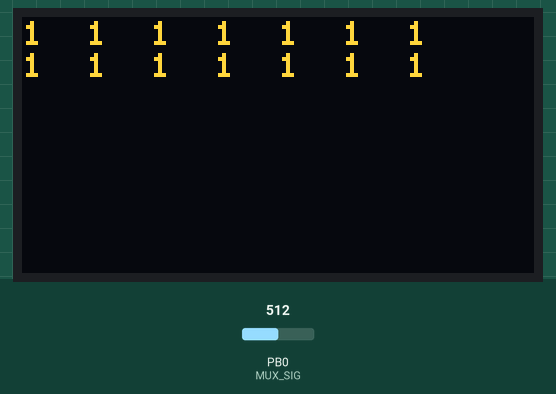
The sketch below on a simulated STM32 Blue Pill. Parts: 128×64 one-colour display. Inputs (shaded band) come from the test bench; at power-on: PB0 (MUX_SIG) = 512. The OLED is the two-colour kind (top 16 rows yellow); what the sketch prints to the serial monitor is not drawn.

Above: at 1.7 s.
1.8 s: PB0 (MUX_SIG) set to 122
At 2.6 s:
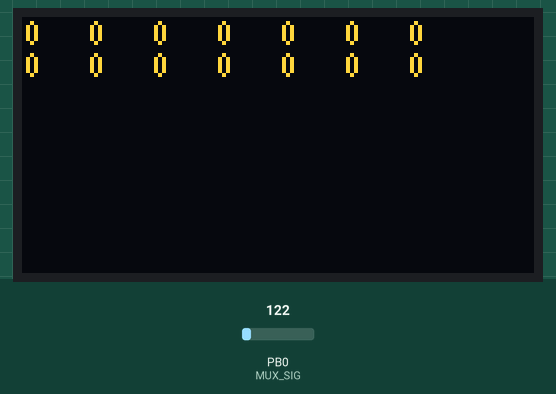
Timing chart, 0 to 4.8 s (numbered marks = the images above; inputs shaded):
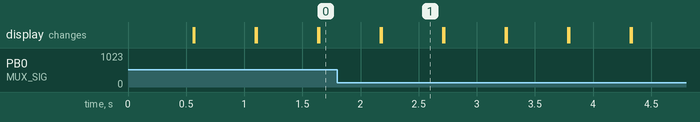

The sketch:

Sensor_Calibration.ino
```cpp
#include <U8x8lib.h>

// OLED Display
U8X8_SSD1306_128X64_NONAME_HW_I2C u8x8(/* reset=*/ U8X8_PIN_NONE);

// MUX control pins
#define MUX_S0  PB3
#define MUX_S1  PA15
#define MUX_S2  PA9
#define MUX_S3  PA10
#define MUX_SIG PB0

// Sensor arrays
int analog_read[14];
//int limit[14] = {700, 496, 419, 500, 565, 560, 950, 662, 395, 398, 1205, 550, 360, 570};
//int limit[14] = {180, 170, 160, 180, 180, 180, 190, 170, 170, 180, 220, 190, 180, 170};
int limit[14] = {200, 200, 220, 240, 240, 220, 250, 230, 220, 220, 300, 230, 210, 210};
int digital_read[14];

void setup() {
  Serial.begin(115200);

  // OLED Init
  u8x8.begin();
  u8x8.setFont(u8x8_font_5x7_f);

  // MUX control pins as output
  pinMode(MUX_S0, OUTPUT);
  pinMode(MUX_S1, OUTPUT);
  pinMode(MUX_S2, OUTPUT);
  pinMode(MUX_S3, OUTPUT);

  pinMode(MUX_SIG, INPUT);

  delay(500); // Startup delay
}

void loop() {
  readSensors();        // Read analog values
  convertToDigital();   // Convert to digital values based on individual limits
  displayOnOLED();      // Show digital values on OLED
  printSerial();        // Show both analog & digital values in Serial Monitor

  delay(500);
}

// Select MUX channel (0-15)
void selectMuxChannel(int channel) {
  digitalWrite(MUX_S0, channel & 0x01);
  digitalWrite(MUX_S1, (channel >> 1) & 0x01);
  digitalWrite(MUX_S2, (channel >> 2) & 0x01);
  digitalWrite(MUX_S3, (channel >> 3) & 0x01);
  delayMicroseconds(5);
}

// Read analog sensors from channel 1 to 14
void readSensors() {
  for (int i = 0; i < 14; i++) {
    selectMuxChannel(i + 1);  // Channel 1 to 14
    analog_read[i] = analogRead(MUX_SIG);
  }
}

// Convert analog values to digital values using individual limits
void convertToDigital() {
  for (int i = 0; i < 14; i++) {
    digital_read[i] = (analog_read[i] > limit[i]) ? 1 : 0;
  }
}

// Display digital readings on OLED (2 rows, 7 columns)
void displayOnOLED() {
  u8x8.clearDisplay();
  char buffer[20];

  // 1st row (0-6)
  sprintf(buffer, "%d %d %d %d %d %d %d",
          digital_read[0], digital_read[1], digital_read[2], digital_read[3],
          digital_read[4], digital_read[5], digital_read[6]);
  u8x8.drawString(0, 0, buffer);

  // 2nd row (7-13)
  sprintf(buffer, "%d %d %d %d %d %d %d",
          digital_read[7], digital_read[8], digital_read[9], digital_read[10],
          digital_read[11], digital_read[12], digital_read[13]);
  u8x8.drawString(0, 1, buffer);
}

// Print analog and digital values in Serial Monitor
void printSerial() {
  Serial.print(" ");
  for (int i = 0; i < 14; i++) {
    Serial.print(analog_read[i]);
    Serial.print("  ");
  }
  Serial.println();

  Serial.print(" ");
  for (int i = 0; i < 14; i++) {
    Serial.print(digital_read[i]);
    Serial.print("  ");
  }
  Serial.println();
  Serial.println();
}
```

Measured:
- after the input at 1.8 s, the display: first differs from a run without the input after 0.38 s (image 1)
- what the display in image 1 shows lasts 0.5 s, from 2.2 s to 2.7 s
